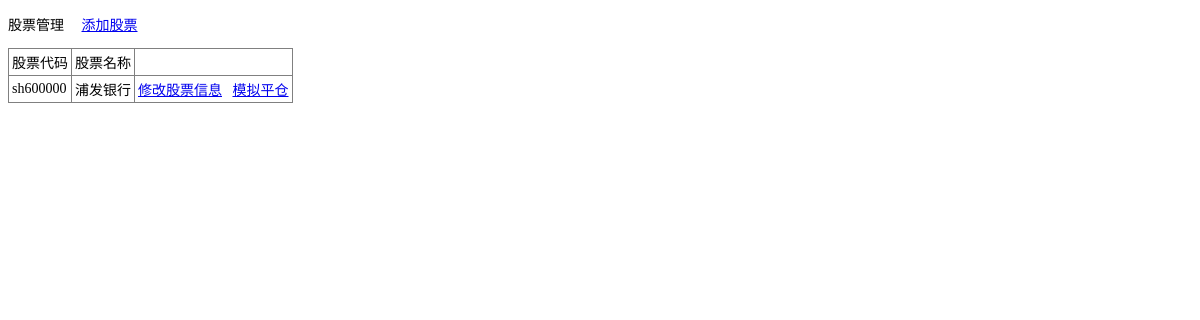
Before: /admin/stock_manage.php with the older database file.
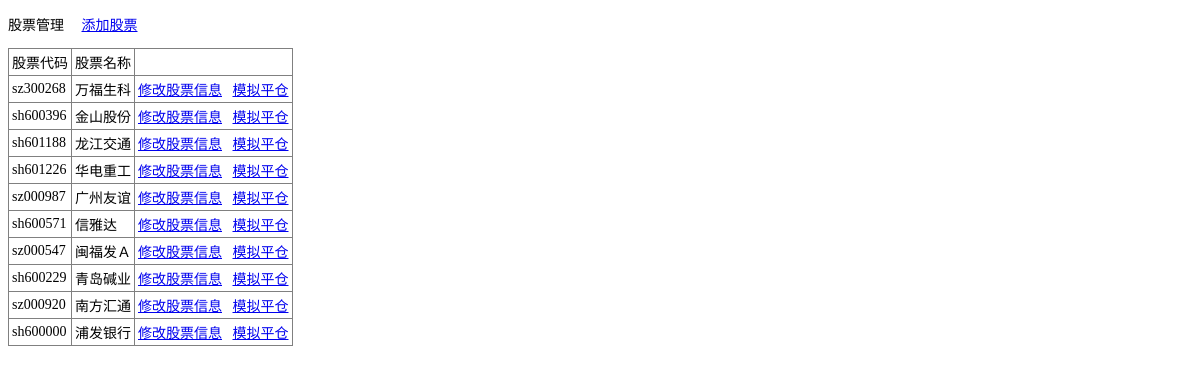
After: the same page with the newer database file.
### tables this page shows
CREATE TABLE `stock_info` (
  `id` int(11) NOT NULL AUTO_INCREMENT,
  `stock_code` varchar(50) NOT NULL DEFAULT '0' COMMENT '股票代码',
  `stock_name` varchar(50) NOT NULL DEFAULT '0' COMMENT '股票名称',
  `stock_price` float NOT NULL DEFAULT '0' COMMENT '当前价格',
  PRIMARY KEY (`id`)
);

### admin/stock_manage.php (the view, shortened to what this page needs)
<!DOCTYPE html>
<html lang="en" xml:lang="en" xmlns="http://www.w3.org/1999/xhtml" xmlns:Web="http://schemas.live.com/Web/">
<head>
</head>
<body>
<p>股票管理 &nbsp; &nbsp; <a href="stock_manage_add.php">添加股票</a></p>
<?php
	$q = "select `id`, `stock_code`, `stock_name`, `stock_price` from `stock_info` order by `id` desc";
    $rs = mysql_query($q);
    echo "<table border=\"1\" cellpadding=\"3\" style=\"border-collapse:collapse\">";
    echo "
	<tr>
	  <td>股票代码</td>
	  <td>股票名称</td>
	  <td>&nbsp;</td>
	</tr>";
    while($row = mysql_fetch_array($rs)){
	  echo "
	<tr>
	  <td>" . $row["stock_code"] . "</td>
	  <td>" . $row["stock_name"] . "</td>
	  <td><a href=\"stock_manage_modify.php?id=" . $row["id"] . "&opt_type=edit\">修改股票信息</a> &nbsp; <a href=\"stock_simulation.php?id=" . $row["id"] . "\">模拟平仓</a></td>
	</tr>";
	}
    echo "</table>";
?>
</body>
</html>

Changed rows visible on the page:
added stock_info: stock_code "sz300268", stock_name "万福生科"
added stock_info: stock_code "sh600396", stock_name "金山股份"
added stock_info: stock_code "sh601188", stock_name "龙江交通"
added stock_info: stock_code "sh601226", stock_name "华电重工"
added stock_info: stock_code "sz000987", stock_name "广州友谊"
added stock_info: stock_code "sh600571", stock_name "信雅达"
added stock_info: stock_code "sz000547", stock_name "闽福发Ａ"
added stock_info: stock_code "sh600229", stock_name "青岛碱业"
added stock_info: stock_code "sz000920", stock_name "南方汇通"
